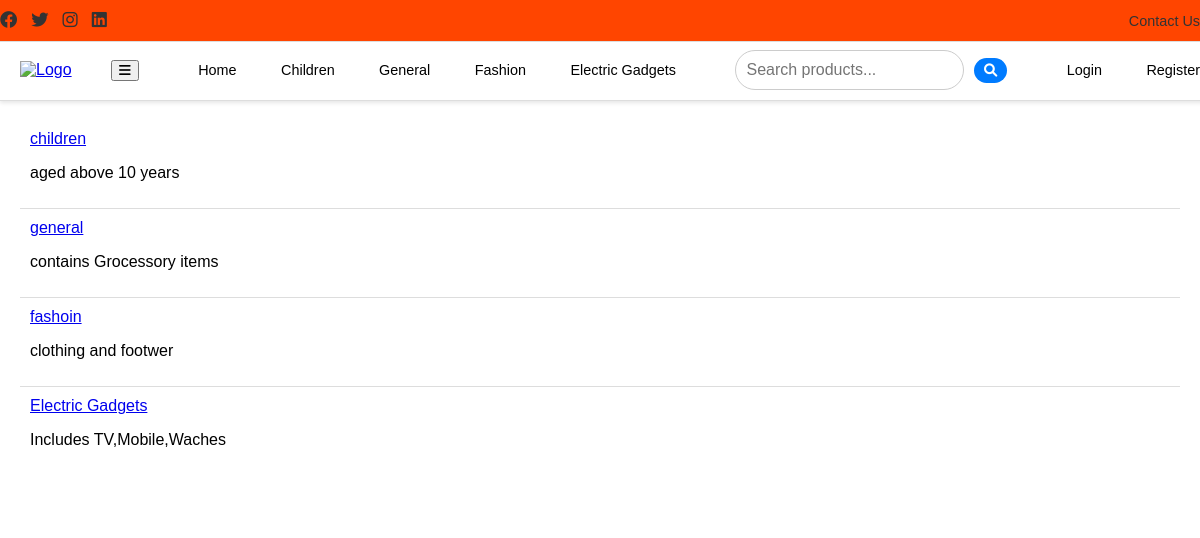
Page /categories/ on the committed database.
### store/models.py (models this page shows, shortened)
class Category(models.Model):
    name = models.CharField(max_length=100)
    description = models.TextField()
    image = models.ImageField(upload_to='categories/')

### store/views.py (the view)
# urls.py: path('categories/', views.category_list, name='category_list'),
def category_list(request):
    categories = Category.objects.all()
    return render(request, 'category_list.html', {'categories': categories})

### store/templates/category_list.html
{% extends 'base.html' %}
{% block content %}
<h1>Categories</h1>
<ul>
    {% for category in categories %}
    <li>
        <a href="{% url 'category_products' category.id %}">{{ category.name }}</a>
        <p>{{ category.description }}</p>
    </li>
    {% endfor %}
</ul>
{% endblock %}

### ecommerce/static/css/style.css (style rules this page uses)
body { margin: 0; font-family: Arial, sans-serif; }
h1, h2 { color: black; }
ul { list-style-type: none; padding: 0; }
ul li { padding: 10px; border-bottom: 1px solid #ddd; }
ul li:last-child { border-bottom: none; }

### rows in the picture
Category: name "children", description "aged above 10 years"
Category: name "general", description "contains Grocessory items"
Category: name "fashoin", description "clothing and footwer"
Category: name "Electric Gadgets", description "Includes TV,Mobile,Waches"
